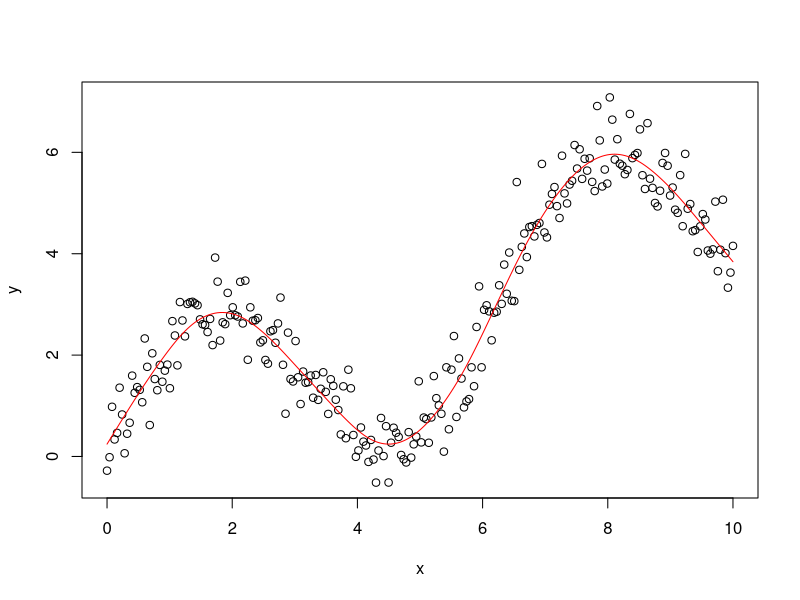

Reproduce this figure in R. (Note: this script raises an error after producing the figure.)
## spline and bootstrap
#------------------------
library(rsample)
library(purrr)
library(lattice)

set.seed(123)
n <- 250
x <- seq(0, 10, length.out = n)
y <- 2 * sin(x) + 0.5 * x + rnorm(n, 0, 0.5)
data <- data.frame(x = x, y = y)
ml_spl<-smooth.spline(x, y)
plot(x,y)
lines(ml_spl,col="red")
ml_spl$df

#bootstrap
boot_s<-bootstraps(data,time=500,apparent = T)
fit_spline <- function(split) {
  data <- analysis(split)
  smooth.spline(data$x, data$y, df = 10)
}

boot_splines <- boot_s %>% 
                mutate(spline = map(splits, fit_spline),
                       aug_train = map(spline, augment))

splines_aug <-boot_splines %>% 
              unnest(aug_train)

sd(splines_aug$.fitted) # sd of the fitted  values

splines_aug %>% 
  group_by(id) %>% 
  summarize(sd_fitted=sd(.fitted)) ->sd_boot

histogram(sd_boot$sd_fitted)

ggplot(splines_aug, aes(x, y)) +
  geom_line(aes(y = .fitted, group = id), alpha = 0.2, col = "blue") +
  geom_point()
